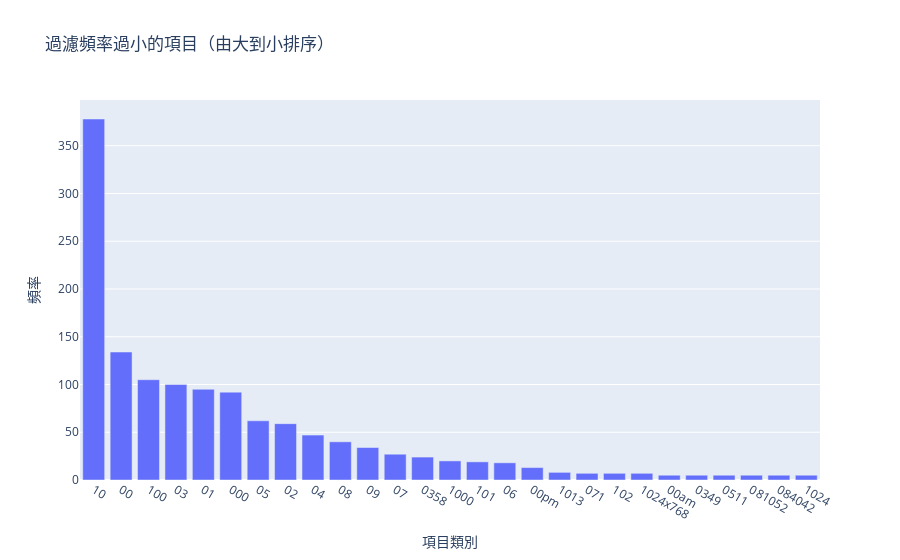

Notebook cell for this chart:
### Markdown cell above
### >>> **Exercise 14 (take home):** 
Additionally, you can attempt to sort the terms on the `x-axis` by frequency instead of in alphabetical order. This way the visualization is more meaninfgul and you will be able to observe the so called [long tail](https://en.wikipedia.org/wiki/Long_tail) (get familiar with this term since it will appear a lot in data mining and other statistics courses). see picture below

### >>> **練習 14（帶回家）：**
此外，你可以嘗試按頻率而不是字母順序對「x 軸」上的術語進行排序。這樣，視覺化效果會更有意義，你也能觀察到所謂的「長尾」現象（熟悉這個術語，因為它在資料探勘和其他統計學課程中會經常出現）。見下圖

![alt txt](https://upload.wikimedia.org/wikipedia/commons/thumb/8/8a/Long_tail.svg/1000px-Long_tail.svg.png)

### Code cell
# Answer here

x_data = count_vect.get_feature_names_out()[:300]
y_data = term_frequencies[:300]

y_values = 5

filtered_pairs = [(x, y) for x, y in zip(x_data, y_data) if y >= y_values]
sorted_pairs = sorted(filtered_pairs, key=lambda t: t[1], reverse=True)

filtered_x, filtered_y = zip(*sorted_pairs)
fig = py.graph_objects.Figure(data=[
    py.graph_objects.Bar(x=filtered_x, 
                         y=filtered_y)
])
fig.update_layout(
    title_text='過濾頻率過小的項目（由大到小排序）',
    xaxis_title='項目類別',
    yaxis_title='頻率',
)

### Figure 1 — Plotly figure (JSON) as saved in the notebook; plotly's stock layout.template omitted (floating-point values rounded to 4 significant figures)
{"data": [{"type": "bar", "x": ["10", "00", "100", "03", "01", "000", "05", "02", "04", "08", "09", "07", "0358", "1000", "101", "06", "00pm", "1013", "071", "102", "1024x768", "00am", "0349", "0511", "081052", "084042", "1024"], "y": [378, 134, 105, 100, 95, 92, 62, 59, 47, 40, 34, 27, 24, 20, 19, 18, 13, 8, 7, 7, 7, 5, 5, 5, 5, 5, 5]}], "layout": {"title": {"text": "過濾頻率過小的項目（由大到小排序）"}, "xaxis": {"title": {"text": "項目類別"}}, "yaxis": {"title": {"text": "頻率"}}}}
